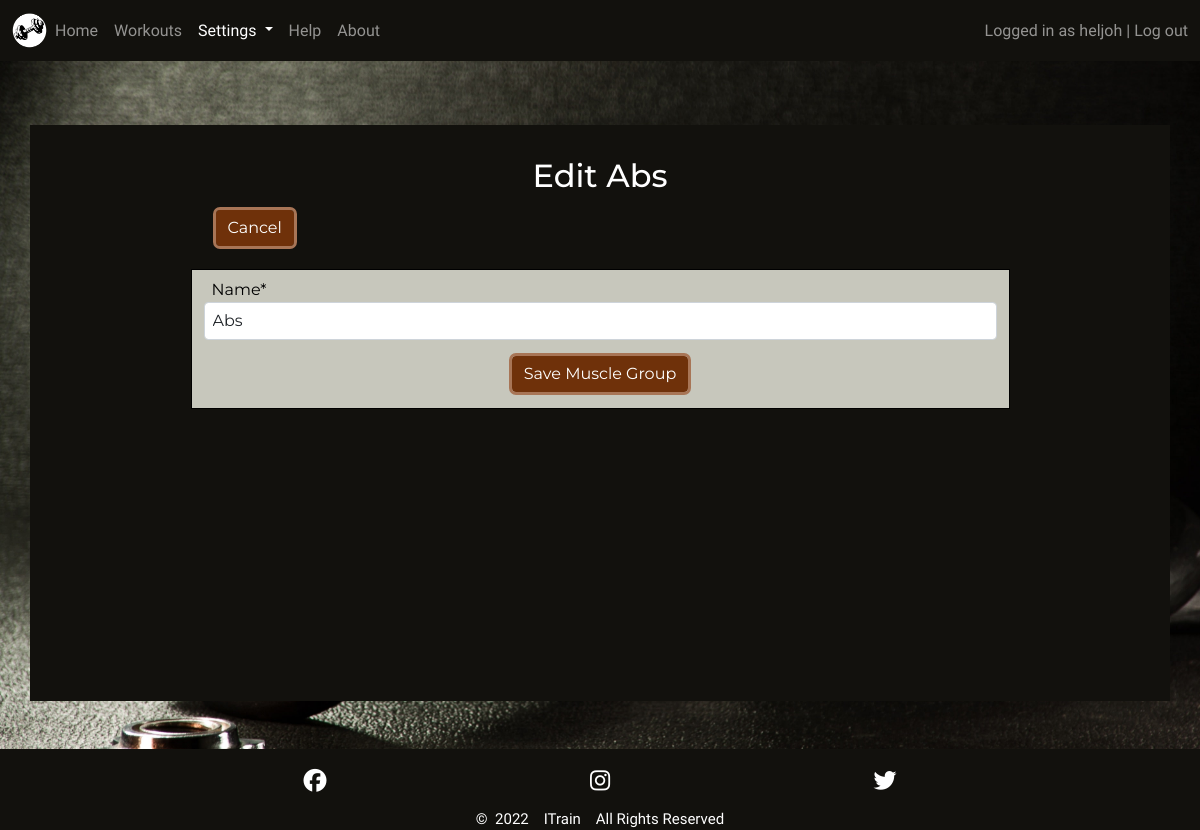
The page /settings/edit_muscle_group/12/ (signed in) on the database as committed earlier.
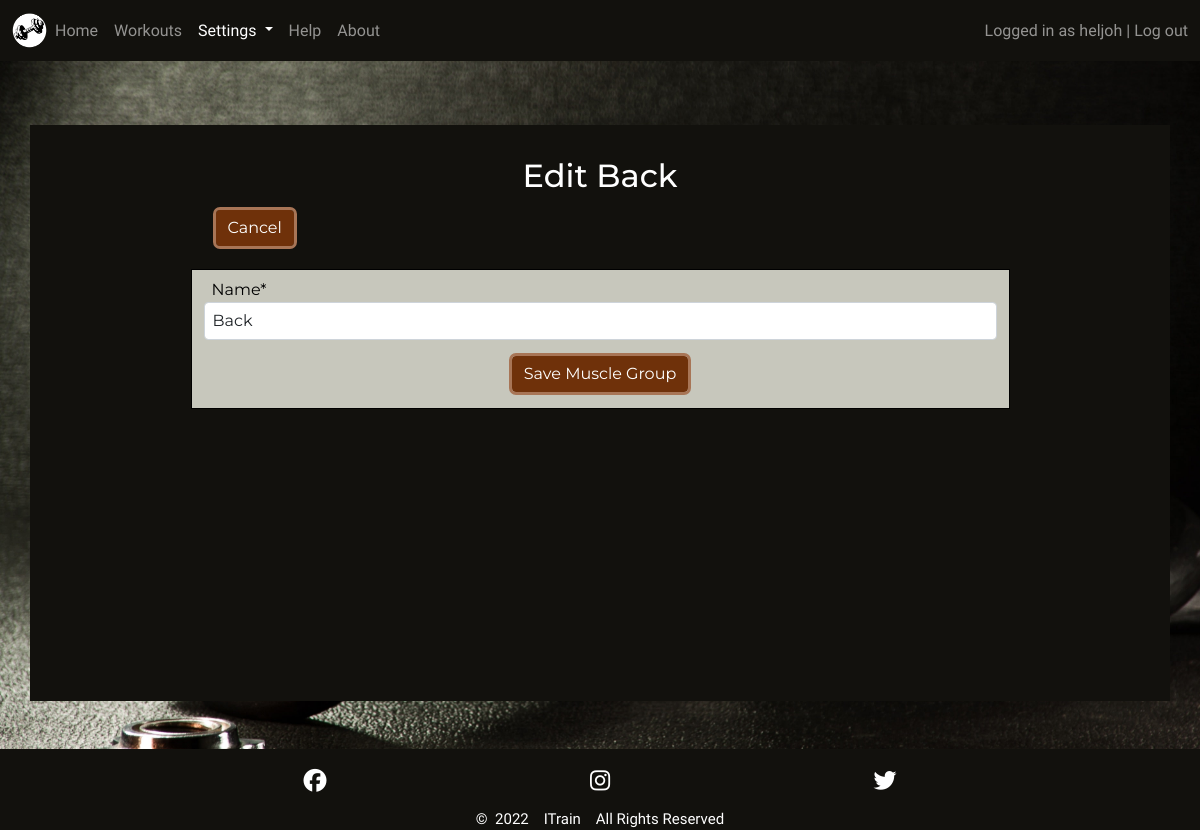
The same page on the database as committed later.
### setup/models.py (models this page shows, shortened)
class MuscleGroup(models.Model):
    name = models.CharField(max_length=30, null=False, blank=False)
    created_by = models.ForeignKey(User, on_delete=models.CASCADE)
    class Meta:
        ordering = ['name']

### setup/views.py (the view, shortened to what this page needs)
# urls.py: path('settings/edit_muscle_group/<int:muscle_group_id>/',
@login_required
def edit_muscle_group(request, muscle_group_id):
    muscle_group = get_object_or_404(MuscleGroup, id=muscle_group_id)
    user = request.user
    muscle_group_form = MuscleGroupForm(instance=muscle_group)
    context = {
        'form': muscle_group_form,
        'muscle_group': muscle_group,
    }
    return render(request, 'setup/edit_muscle_group.html', context)

### setup/forms.py
class MuscleGroupForm(forms.ModelForm):
    class Meta:
        model = MuscleGroup
        fields = ['name',
                  ]
        widgets = {
            'name': forms.TextInput(
                attrs={
                    'placeholder': 'Enter Muscle Group Name',
                    }
                    ),
        }

### setup/templates/setup/edit_muscle_group.html (shortened to what this page needs)
{% extends 'base.html' %}
{% block content %}
{%load crispy_forms_tags %}
<div class="jumbotron container p1 p-sm-2 mt-md-3">
    <div class="jumbotron-head justify-content-center text-center mt-3">
        <h2 class="pt-2">Edit {{ muscle_group.name }}</h2>
        <div class="container-md content-list-container ps-sm-4 pe-sm-4 dark-clr text-start">
            <div class="clearfix text-center">
                <a href="{% url 'muscle_groups' %}">
                    <button class="btn float-sm-start ms-2 mb-2" aria-label="Cancel">Cancel</button>
                </a>
            </div>
            <div class="row session-workout content-list row-cols-1 ">
                <form action="{% url 'edit_muscle_group' muscle_group.id %}" method="POST">
                    {{ form | crispy }}
                    <div class="text-center pt-3 pb-3">
                        <input type="submit" class="btn" value="Save Muscle Group" aria-label="Save Muscle Group">
                    </div>
                </form>
            </div>
        </div>
    </div>
</div>
{% endblock content%}

Rows that differ between the two databases and show on the page:
changed MuscleGroup: name "Abs" → "Back"
